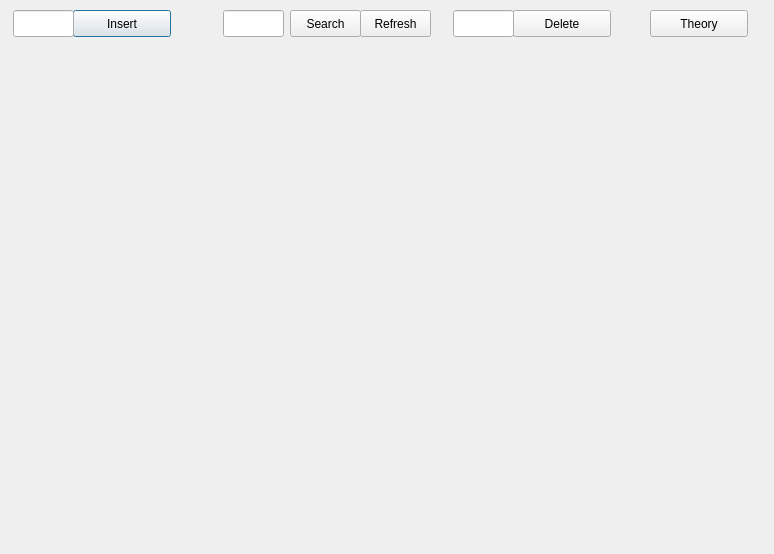
<?xml version="1.0" encoding="UTF-8"?>
<ui version="4.0">
 <class>BSTDialog</class>
 <widget class="QDialog" name="BSTDialog">
  <property name="geometry">
   <rect>
    <x>0</x>
    <y>0</y>
    <width>774</width>
    <height>554</height>
   </rect>
  </property>
  <property name="windowTitle">
   <string>Dialog</string>
  </property>
  <widget class="QLineEdit" name="lineEdit_2">
   <property name="geometry">
    <rect>
     <x>223</x>
     <y>10</y>
     <width>61</width>
     <height>27</height>
    </rect>
   </property>
  </widget>
  <widget class="QPushButton" name="pushButton">
   <property name="geometry">
    <rect>
     <x>73</x>
     <y>10</y>
     <width>98</width>
     <height>27</height>
    </rect>
   </property>
   <property name="text">
    <string>Insert</string>
   </property>
  </widget>
  <widget class="QPushButton" name="pushButton_4">
   <property name="geometry">
    <rect>
     <x>360</x>
     <y>10</y>
     <width>71</width>
     <height>27</height>
    </rect>
   </property>
   <property name="text">
    <string>Refresh</string>
   </property>
  </widget>
  <widget class="QPushButton" name="pushButton_3">
   <property name="geometry">
    <rect>
     <x>513</x>
     <y>10</y>
     <width>98</width>
     <height>27</height>
    </rect>
   </property>
   <property name="text">
    <string>Delete</string>
   </property>
  </widget>
  <widget class="QLineEdit" name="lineEdit">
   <property name="geometry">
    <rect>
     <x>13</x>
     <y>10</y>
     <width>61</width>
     <height>27</height>
    </rect>
   </property>
  </widget>
  <widget class="QLineEdit" name="lineEdit_3">
   <property name="geometry">
    <rect>
     <x>453</x>
     <y>10</y>
     <width>61</width>
     <height>27</height>
    </rect>
   </property>
  </widget>
  <widget class="QPushButton" name="pushButton_2">
   <property name="geometry">
    <rect>
     <x>290</x>
     <y>10</y>
     <width>71</width>
     <height>27</height>
    </rect>
   </property>
   <property name="text">
    <string>Search</string>
   </property>
  </widget>
  <widget class="QPushButton" name="Theory">
   <property name="geometry">
    <rect>
     <x>650</x>
     <y>10</y>
     <width>98</width>
     <height>27</height>
    </rect>
   </property>
   <property name="text">
    <string>Theory</string>
   </property>
  </widget>
 </widget>
 <resources/>
 <connections/>
</ui>
